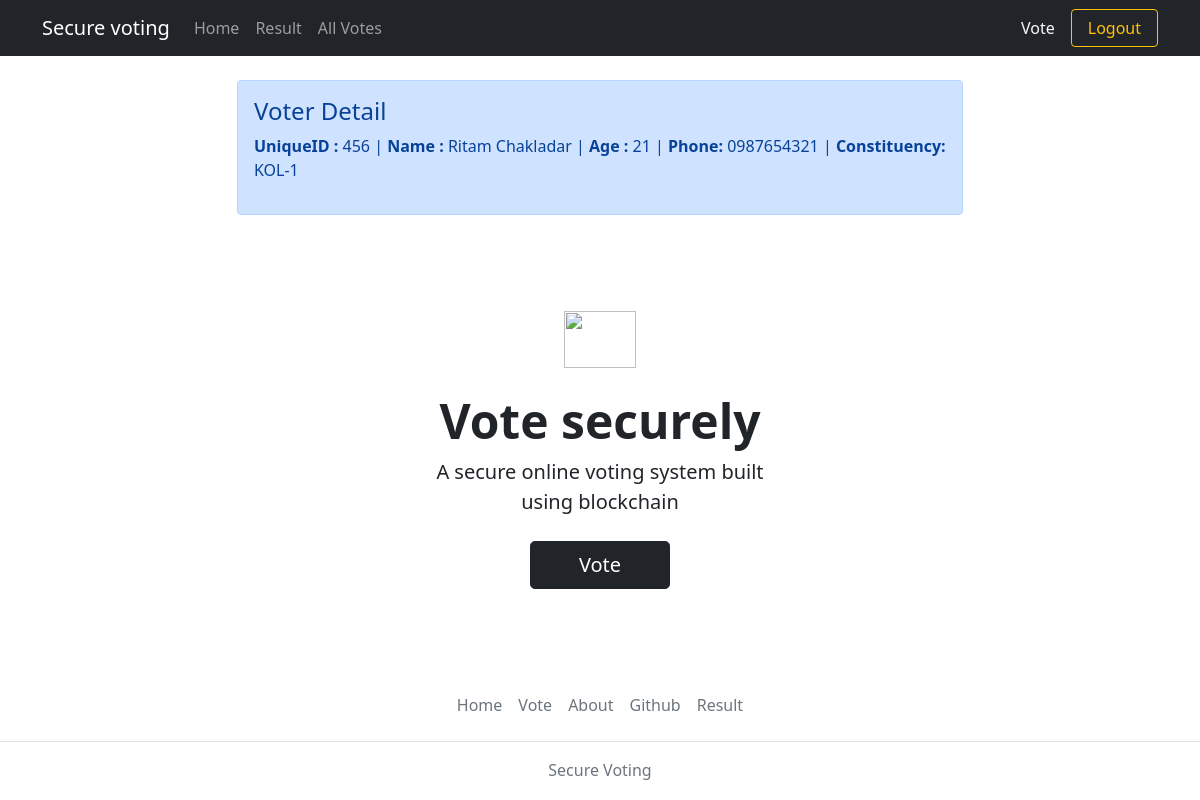
The page / (signed in) on the database its author committed.
### core/models.py (models this page shows, shortened)
class RegisteredVoters(AbstractUser):
    username = models.CharField(max_length=10, primary_key=True)
    name = models.CharField(max_length=200, null=True)
    email = models.EmailField(unique=True, null=True)
    phone = models.CharField(max_length=10, unique=True, null=True)
    age = models.IntegerField(default=0)
    otp = models.CharField(max_length=6)
    account_verified = models.BooleanField(default=False)
    vote_done = models.BooleanField(default=False)
    c_id = models.CharField(max_length=10, null=True)
    USERNAME_FIELD = 'username'
    REQUIRED_FIELD = []

### core/views.py (the view)
# urls.py: path('', views.home, name='home'),
def home(request):
    if request.user.is_authenticated:
        global BLOCKCHAIN_NODE_ADDRESS
        constituency = Constituency.objects.get(c_id=request.user.c_id)
        BLOCKCHAIN_NODE_ADDRESS = constituency.node_address
        print("constituency address: ", constituency.node_address)
        print("CONSTITUENCY ADDRESS: ", BLOCKCHAIN_NODE_ADDRESS)
    return render(request, 'landing.html')

### core/templates/landing.html
{% extends "base.html" %} {% block content %}
<section style="max-width: 750px; margin: 0 auto" class="container mt-4">
  {% if user.is_authenticated %}
  <div class="">
    <div class="alert alert-primary" role="alert">
      <h4 class="alert-heading">Voter Detail</h4>
      <p>
        <b>UniqueID :</b> {{user.username}} | <b>Name :</b> {{user.name}} |
        <b>Age :</b> {{user.age}} | <b> Phone:</b> {{user.phone}} |
        <b>Constituency:</b> {{user.c_id}}
      </p>
    </div>
  </div>
  {% endif %}
  <div class="px-2 py-5 my-5 text-center">
    <img
      class="d-block mx-auto mb-4"
      src="https://upload.wikimedia.org/wikipedia/en/thumb/d/d4/Election_Commission_of_India_logo.svg/1200px-Election_Commission_of_India_logo.svg.png"
      alt=""
      width="72"
      height="57"
    />
    <h1 class="display-5 fw-bold">Vote securely</h1>
    <div class="col-lg-6 mx-auto">
      <p class="lead mb-4">
        A secure online voting system built using blockchain
      </p>
      <div class="d-grid gap-2 d-sm-flex justify-content-sm-center">
        <a
          type="button"
          class="btn btn-dark btn-lg px-5 gap-3"
          href="{% url 'voting'%}"
          >Vote</a
        >
      </div>
    </div>
  </div>
</section>
{% endblock content %}

### rows shown on the page
RegisteredVoters: username "456", name "Ritam Chakladar", age "21", phone "0987654321", c_id "KOL-1"
